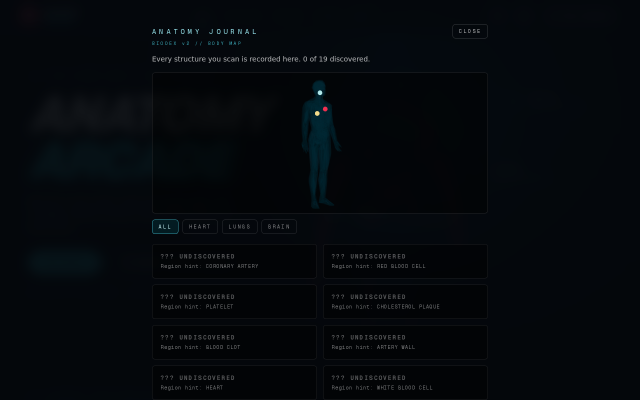
#> input picture scripts/aa_biodex_shot.png, 1280 x 800 px (shown at 1/2 size)
$ python -i aa_biodex_shot.py   (imports and definitions only)
#> lines starting #> are read from the running program, lines starting #| are printed output that depends on the picture; after the words box and inside, x2 and y2 are one past the last pixel; in counts of white or black regions, pixels touching at a corner belong together
"""
ANATOMY ARCADE — Task 5 QA: BIODEX v2 body-map visual verification.

Desktop 1280x800 + mobile 390x844:
- opens http://localhost:3000, waits for MAIN_MENU, sets uiOverlay=JOURNAL
  via window.__aa.getState().setUiOverlay('JOURNAL')
- verifies a <canvas> exists inside the overlay (the R3F body map)
- pixel-samples the canvas region from the screenshot (PIL/numpy) and fails
  if that region is uniform/blank; also requires >=100 bright pixels (the
  glowing organ pins) and >=3 distinct bright clusters (BRAIN/LUNGS/HEART)
- desktop bonus: injects heartChamber + coronaryArtery discoveries, then
  verifies the two EntryMesh heart-preview canvases render non-blank
  (canonical undiscovered-state screenshots are taken BEFORE this)
- mobile: confirms the overlay scrolls and the body-map canvas fits the width
- screenshots: scripts/aa_biodex_shot.png + scripts/aa_biodex_shot_mobile.png

Run: python3 scripts/aa_biodex_shot.py
"""
import sys
import time
from pathlib import Path

import numpy as np
from PIL import Image
from playwright.sync_api import sync_playwright

try:
    from scipy import ndimage
except Exception:  # pragma: no cover - cluster check degrades gracefully
    ndimage = None

BASE = "http://localhost:3000"
HERE = Path(__file__).parent
SHOT_DESKTOP = HERE / "aa_biodex_shot.png"
SHOT_MOBILE = HERE / "aa_biodex_shot_mobile.png"
LAUNCH_ARGS = ["--enable-unsafe-swiftshader", "--use-gl=swiftshader"]

results = []


def step(name, ok, note=""):
    results.append(bool(ok))
    print(("PASS " if ok else "FAIL ") + name + ((" | " + str(note)) if note else ""))


# JS: find the JOURNAL overlay root (fixed div containing the ANATOMY JOURNAL h2)
# and report its canvas info (count, first canvas rect in viewport px).
OVERLAY_CANVAS_JS = """
() => {
  const roots = [...document.querySelectorAll("div")].filter(
    (d) => getComputedStyle(d).position === "fixed" &&
           d.querySelector("h2") && d.querySelector("h2").textContent.includes("ANATOMY JOURNAL")
  );
  const root = roots[roots.length - 1];
  if (!root) return { found: false };
  const canvases = [...root.querySelectorAll("canvas")];
  const rect = canvases.length ? canvases[0].getBoundingClientRect() : null;
  const scroller = getComputedStyle(root).overflowY.includes("auto") || getComputedStyle(root).overflowY.includes("scroll")
    ? root
    : root.closest("div");
  return {
    found: true,
    canvasCount: canvases.length,
    rect: rect ? { x: rect.x, y: rect.y, w: rect.width, h: rect.height } : null,
    scroll: scroller ? { sh: scroller.scrollHeight, ch: scroller.clientHeight } : null,
  };
}
"""


def read_overlay(page):
    return page.evaluate(OVERLAY_CANVAS_JS)


def canvas_stats(png_path, rect=None):
    """Pixel stats of the canvas region: (std, unique colors, bright px, big clusters)."""
#> called with png_path = 'aa_biodex_shot.png'
    img = Image.open(png_path).convert("RGB")
#> img is the input picture: PIL image 1280x800 RGB; mean R, G, B 4.9, 8.4, 12.2
    if rect:
        x, y = int(rect["x"]), int(rect["y"])
        w, h = int(rect["w"]), int(rect["h"])
        img = img.crop((x, y, x + w, y + h))
    crop = np.asarray(img, dtype=np.int16)
    lum = crop.mean(axis=2)
    std = float(crop.std(axis=(0, 1)).max())
#> std = 11.11
    uniq = len(np.unique(crop.reshape(-1, 3), axis=0))
#> uniq = 2156
    bright = int((lum > 60).sum())
#> bright = 8440
    clusters = 0
    if ndimage is not None:
        mask = lum > 60
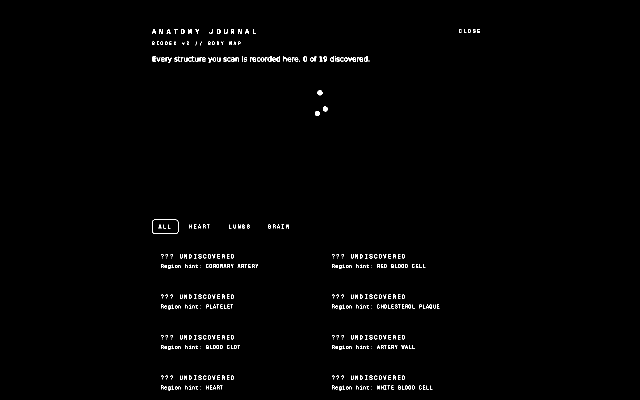
#> mask: shape (800, 1280) bool (shown at 1/2 size); 0.82% white in thin lines or dots, all inside (x1, y1, x2, y2) = (304, 58, 960, 781)
        if mask.any():
            lab, n = ndimage.label(mask)
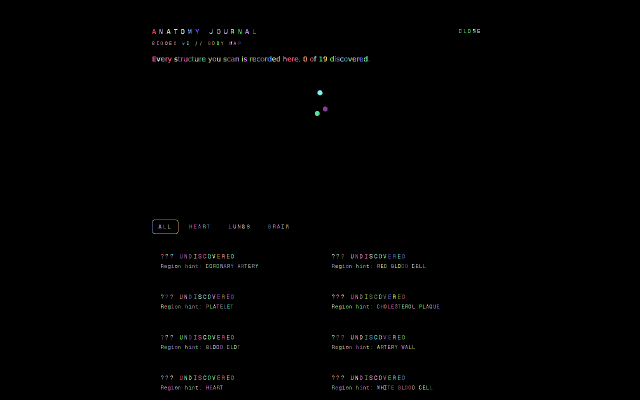
#> lab: shape (800, 1280) int32 (shown at 1/2 size); 739 distinct labels, from 0 to 738; one colour per label, 0 black
#> n = 738
            if n:
                sizes = ndimage.sum(mask, lab, range(1, n + 1))
#> sizes = 738 values, max 81 at index 120, min 1 at index 27, mean 11.44
                clusters = int((sizes >= 20).sum())
#> clusters = 173
    return std, uniq, bright, clusters


# [147 lines left out: functions open_journal, run_desktop, run_mobile, main, not called in this run]


# [2 lines not run here, left out]

>>> result = canvas_stats('aa_biodex_shot.png')
#> result = (11.11, 2156, 8440, 173)
